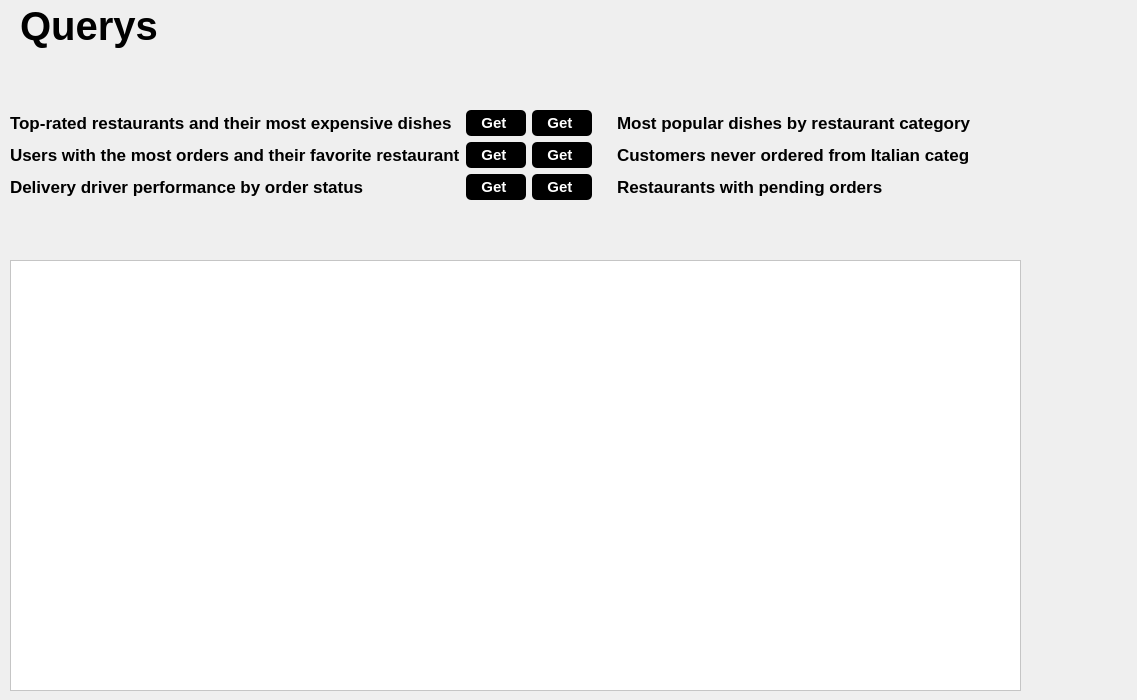
    <widget class="QWidget" name="page_consultas">
     <widget class="QLabel" name="users_tittle_2">
      <property name="geometry">
       <rect>
        <x>20</x>
        <y>0</y>
        <width>141</width>
        <height>51</height>
       </rect>
      </property>
      <property name="font">
       <font>
        <family>Segoe UI</family>
        <pointsize>30</pointsize>
        <bold>true</bold>
       </font>
      </property>
      <property name="text">
       <string>Querys</string>
      </property>
     </widget>
     <widget class="QTableWidget" name="tableWidget">
      <property name="geometry">
       <rect>
        <x>10</x>
        <y>260</y>
        <width>1011</width>
        <height>431</height>
       </rect>
      </property>
      <property name="styleSheet">
       <string notr="true">QHeaderView::section{
	font-weight: bold;
	background-color: black;
	color: white;
}

QTableWidget{
	alternate-background-color: #B0EDFB;
	background-color: #FFFFFF;
}

QTableWidget::item, QTableView::item {
    background-color: #FFFFFF; 
}

QTableWidget::item:alternate, QTableView::item:alternate {
    background-color: #F2F2F2; 
}</string>
      </property>
      <property name="alternatingRowColors">
       <bool>true</bool>
      </property>
      <property name="selectionMode">
       <enum>QAbstractItemView::SelectionMode::NoSelection</enum>
      </property>
      <attribute name="horizontalHeaderDefaultSectionSize">
       <number>120</number>
      </attribute>
      <attribute name="horizontalHeaderStretchLastSection">
       <bool>true</bool>
      </attribute>
      <attribute name="verticalHeaderVisible">
       <bool>false</bool>
      </attribute>
     </widget>
     <widget class="QWidget" name="layoutWidget">
      <property name="geometry">
       <rect>
        <x>10</x>
        <y>50</y>
        <width>1118</width>
        <height>211</height>
       </rect>
      </property>
      <layout class="QGridLayout" name="gridLayoutQuerys">
       <item row="0" column="0">
        <layout class="QVBoxLayout" name="verticalLayout_10">
         <item>
          <layout class="QHBoxLayout" name="horizontalLayout_3">
           <property name="spacing">
            <number>6</number>
           </property>
           <item>
            <widget class="QLabel" name="label_10">
             <property name="sizePolicy">
              <sizepolicy hsizetype="Preferred" vsizetype="Preferred">
               <horstretch>0</horstretch>
               <verstretch>0</verstretch>
              </sizepolicy>
             </property>
             <property name="minimumSize">
              <size>
               <width>450</width>
               <height>0</height>
              </size>
             </property>
             <property name="maximumSize">
              <size>
               <width>450</width>
               <height>16777215</height>
              </size>
             </property>
             <property name="font">
              <font>
               <pointsize>13</pointsize>
               <bold>true</bold>
              </font>
             </property>
             <property name="text">
              <string>Top-rated restaurants and their most expensive dishes </string>
             </property>
            </widget>
           </item>
           <item>
            <widget class="QPushButton" name="pushButton_q1">
             <property name="minimumSize">
              <size>
               <width>60</width>
               <height>0</height>
              </size>
             </property>
             <property name="maximumSize">
              <size>
               <width>60</width>
               <height>16777215</height>
              </size>
             </property>
             <property name="styleSheet">
              <string notr="true">QPushButton{
	
	background-color: rgb(0, 0, 0);
	color: white;
	border: none;
	border-radius: 5px;
	font-weight: bold;
	font-size: 15px;
	padding: 4px;
}

QPushButton:hover {
    background-color: rgb(50, 50, 50);
}</string>
             </property>
             <property name="text">
              <string>Get </string>
             </property>
            </widget>
           </item>
          </layout>
         </item>
         <item>
          <layout class="QHBoxLayout" name="horizontalLayout_4">
           <item>
            <widget class="QLabel" name="label_11">
             <property name="minimumSize">
              <size>
               <width>450</width>
               <height>0</height>
              </size>
             </property>
             <property name="maximumSize">
              <size>
               <width>450</width>
               <height>16777215</height>
              </size>
             </property>
             <property name="font">
              <font>
               <pointsize>13</pointsize>
               <bold>true</bold>
              </font>
             </property>
             <property name="text">
              <string>Users with the most orders and their favorite restaurant</string>
             </property>
            </widget>
           </item>
           <item>
            <widget class="QPushButton" name="pushButton_q2">
             <property name="minimumSize">
              <size>
               <width>60</width>
               <height>0</height>
              </size>
             </property>
             <property name="maximumSize">
              <size>
               <width>60</width>
               <height>16777215</height>
              </size>
             </property>
             <property name="styleSheet">
              <string notr="true">QPushButton{
	
	background-color: rgb(0, 0, 0);
	color: white;
	border: none;
	border-radius: 5px;
	font-weight: bold;
	font-size: 15px;
	padding: 4px;
}

QPushButton:hover {
    background-color: rgb(50, 50, 50);
}</string>
             </property>
             <property name="text">
              <string>Get </string>
             </property>
            </widget>
           </item>
          </layout>
         </item>
         <item>
          <layout class="QHBoxLayout" name="horizontalLayout_5">
           <item>
            <widget class="QLabel" name="label_12">
             <property name="maximumSize">
              <size>
               <width>450</width>
               <height>16777215</height>
              </size>
             </property>
             <property name="font">
              <font>
               <pointsize>13</pointsize>
               <bold>true</bold>
              </font>
             </property>
             <property name="text">
              <string>Delivery driver performance by order status</string>
             </property>
            </widget>
           </item>
           <item>
            <widget class="QPushButton" name="pushButton_q3">
             <property name="maximumSize">
              <size>
               <width>60</width>
               <height>16777215</height>
              </size>
             </property>
             <property name="styleSheet">
              <string notr="true">QPushButton{
	
	background-color: rgb(0, 0, 0);
	color: white;
	border: none;
	border-radius: 5px;
	font-weight: bold;
	font-size: 15px;
	padding: 4px;
}

QPushButton:hover {
    background-color: rgb(50, 50, 50);
}</string>
             </property>
             <property name="text">
              <string>Get </string>
             </property>
            </widget>
           </item>
          </layout>
         </item>
        </layout>
       </item>
       <item row="0" column="1">
        <layout class="QVBoxLayout" name="verticalLayout_11">
         <item>
          <layout class="QHBoxLayout" name="horizontalLayout_10">
           <property name="spacing">
            <number>25</number>
           </property>
           <item>
            <widget class="QPushButton" name="pushButton_q4">
             <property name="minimumSize">
              <size>
               <width>20</width>
               <height>0</height>
              </size>
             </property>
             <property name="maximumSize">
              <size>
               <width>60</width>
               <height>16777215</height>
              </size>
             </property>
             <property name="styleSheet">
              <string notr="true">QPushButton{
	
	background-color: rgb(0, 0, 0);
	color: white;
	border: none;
	border-radius: 5px;
	font-weight: bold;
	font-size: 15px;
	padding: 4px;
}

QPushButton:hover {
    background-color: rgb(50, 50, 50);
}</string>
             </property>
             <property name="text">
              <string>Get </string>
             </property>
            </widget>
           </item>
           <item>
            <widget class="QLabel" name="label_13">
             <property name="font">
              <font>
               <pointsize>13</pointsize>
               <bold>true</bold>
              </font>
             </property>
             <property name="text">
              <string>Most popular dishes by restaurant category</string>
             </property>
            </widget>
           </item>
          </layout>
         </item>
         <item>
          <layout class="QHBoxLayout" name="horizontalLayout_11">
           <property name="spacing">
            <number>25</number>
           </property>
           <item>
            <widget class="QPushButton" name="pushButton_q5">
             <property name="minimumSize">
              <size>
               <width>60</width>
               <height>0</height>
              </size>
             </property>
             <property name="maximumSize">
              <size>
               <width>60</width>
               <height>16777215</height>
              </size>
             </property>
             <property name="styleSheet">
              <string notr="true">QPushButton{
	
	background-color: rgb(0, 0, 0);
	color: white;
	border: none;
	border-radius: 5px;
	font-weight: bold;
	font-size: 15px;
	padding: 4px;
}

QPushButton:hover {
    background-color: rgb(50, 50, 50);
}</string>
             </property>
             <property name="text">
              <string>Get </string>
             </property>
            </widget>
           </item>
           <item>
            <widget class="QLabel" name="label_14">
             <property name="font">
              <font>
               <pointsize>13</pointsize>
               <bold>true</bold>
              </font>
             </property>
             <property name="text">
              <string>Customers never ordered from Italian categ</string>
             </property>
            </widget>
           </item>
          </layout>
         </item>
         <item>
          <layout class="QHBoxLayout" name="horizontalLayout_12">
           <property name="spacing">
            <number>25</number>
           </property>
           <item>
            <widget class="QPushButton" name="pushButton_q6">
             <property name="maximumSize">
              <size>
               <width>60</width>
               <height>16777215</height>
              </size>
             </property>
             <property name="styleSheet">
              <string notr="true">QPushButton{
	
	background-color: rgb(0, 0, 0);
	color: white;
	border: none;
	border-radius: 5px;
	font-weight: bold;
	font-size: 15px;
	padding: 4px;
}

QPushButton:hover {
    background-color: rgb(50, 50, 50);
}</string>
             </property>
             <property name="text">
              <string>Get </string>
             </property>
            </widget>
           </item>
           <item>
            <widget class="QLabel" name="label_15">
             <property name="font">
              <font>
               <pointsize>13</pointsize>
               <bold>true</bold>
              </font>
             </property>
             <property name="text">
              <string>Restaurants with pending orders</string>
             </property>
            </widget>
           </item>
          </layout>
         </item>
        </layout>
       </item>
      </layout>
     </widget>
    </widget>
